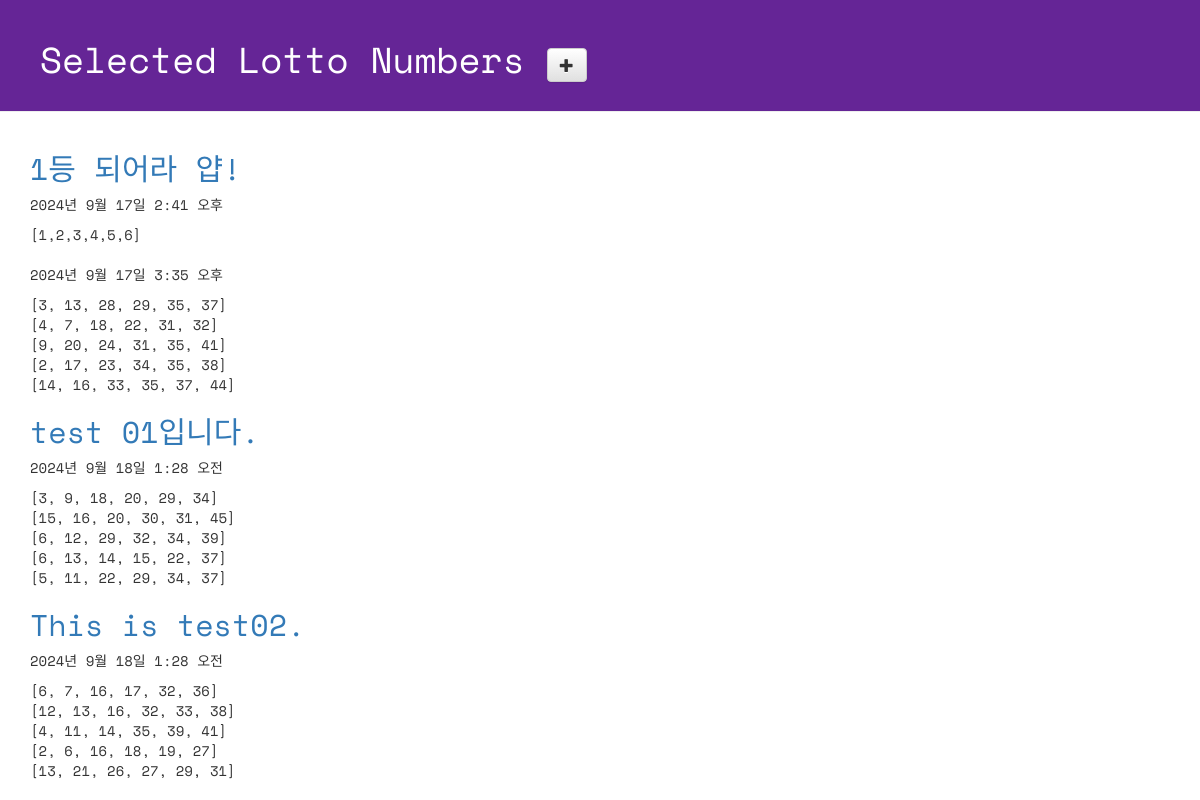
Page /lotto/ on the committed database.
### lotto/models.py (models this page shows, shortened)
class GuessNumbers(models.Model):
    name = models.CharField(max_length=24) #로또 번호 리스트의 이름
    text = models.CharField(max_length=255) #로또 번호 리스트에 대한 설명
    lottos = models.CharField(max_length=255, default='[1,2,3,4,5,6]') #로또 번호들이 담길 str
    num_lotto = models.IntegerField(default=5) #6개 번호 set의 갯수
    update_date = models.DateTimeField()

### lotto/views.py (the view)
# urls.py: path('lotto/', views.index, name='index'), # http://127.0.0.1:8000/lotto/
def index(request):
    lottos = GuessNumbers.objects.all()
    return render(request, 'lotto/default.html', {'lottos' : lottos}) # context-dict

### lotto/templates/lotto/default.html (shortened to what this page needs)
<!DOCTYPE html>
{% load static %}
<html lang="ko">
<head>
<link rel="stylesheet" href="//maxcdn.bootstrapcdn.com/bootstrap/3.2.0/css/bootstrap.min.css">
<link rel="stylesheet" href="//maxcdn.bootstrapcdn.com/bootstrap/3.2.0/css/bootstrap-theme.min.css">
<link rel="stylesheet" href="{% static 'css/lotto.css' %}">
</head>
<body>
    <div class="page-header">
        <h1>
            Selected Lotto Numbers
            <a href="{% url 'new_lotto' %}">
                <span class="glyphicon glyphicon-plus btn btn-default"></span>
            </a>
        </h1>
    </div>
    <div class="container lotto">
        {% for lotto in lottos %}
        <h2><a href="{% url 'detail' lottokey=lotto.pk %}">{{ lotto.text }}</a></h2>
        <p>{{ lotto.update_date }}</p>
        <p>{{ lotto.lottos | linebreaksbr }}</p>
        {% endfor %}
    </div>
</body>
</html>

### lotto/static/css/lotto.css (style rules this page uses)
.page-header { background-color: #652596; margin-top: 0; padding: 20px 20px 20px 40px; font-family: 'Space Mono', monospace; }
.page-header h1 { color: #FFFFFF; }
.container { font-family: 'Space Mono', monospace; }
.container h2 { color: #b9f442; }

### rows in the picture
GuessNumbers: text "1등 되어라 얍!", update_date "2024년 9월 17일 2:41 오후", lottos "[1,2,3,4,5,6]"
GuessNumbers: update_date "2024년 9월 17일 3:35 오후", lottos "[3, 13, 28, 29, 35, 37] [4, 7, 18, 22, 31, 32] [9, 20, 24, 31, 35, 41] [2, 17, 23, 34, 35, 38] [14, 16, 33, 35, 37, 44]"
GuessNumbers: text "test 01입니다.", update_date "2024년 9월 18일 1:28 오전", lottos "[3, 9, 18, 20, 29, 34] [15, 16, 20, 30, 31, 45] [6, 12, 29, 32, 34, 39] [6, 13, 14, 15, 22, 37] [5, 11, 22, 29, 34, 37]"
GuessNumbers: text "This is test02.", update_date "2024년 9월 18일 1:28 오전", lottos "[6, 7, 16, 17, 32, 36] [12, 13, 16, 32, 33, 38] [4, 11, 14, 35, 39, 41] [2, 6, 16, 18, 19, 27] [13, 21, 26, 27, 29, 31]"
